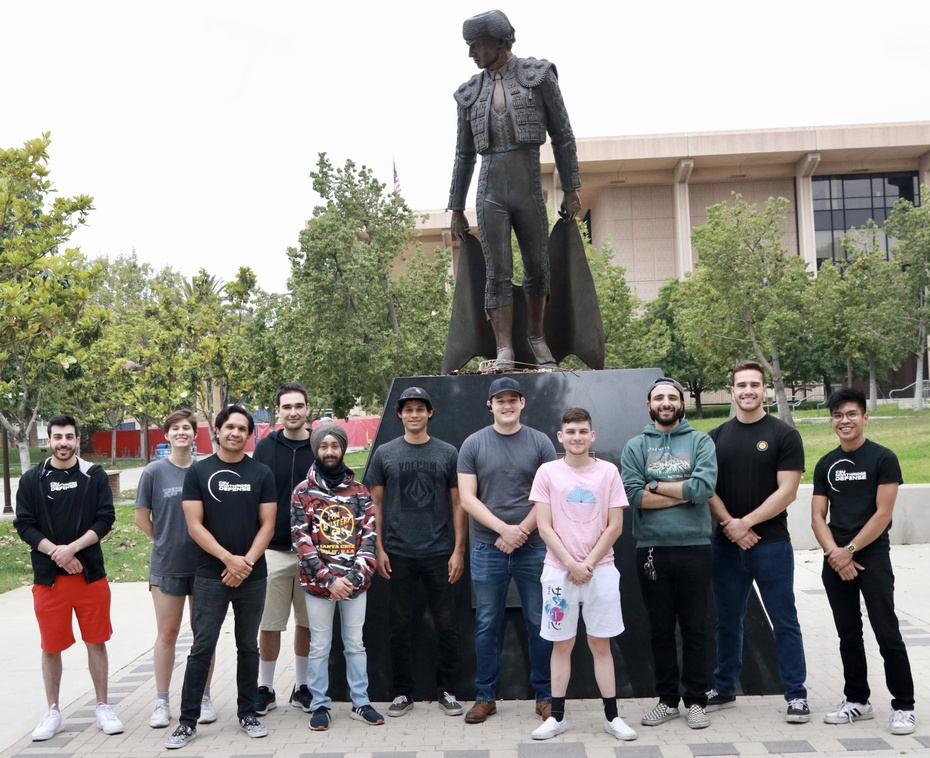
#> input picture Daedalus/team1a.jpg, 930 x 758 px, shrunk from 4633 x 3776 before the run
$ python 0625Test.py
#> lines starting #> are read from the running program, lines starting #| are printed output that depends on the picture
import cv2
import numpy

# first, load our image
img = cv2.imread('team1a.jpg',1)
#> img is the input picture: shape (758, 930, 3); mean B, G, R 138.3, 144.8, 146.3

#rotate an image
img = cv2.rotate(img, cv2.ROTATE_90_CLOCKWISE)
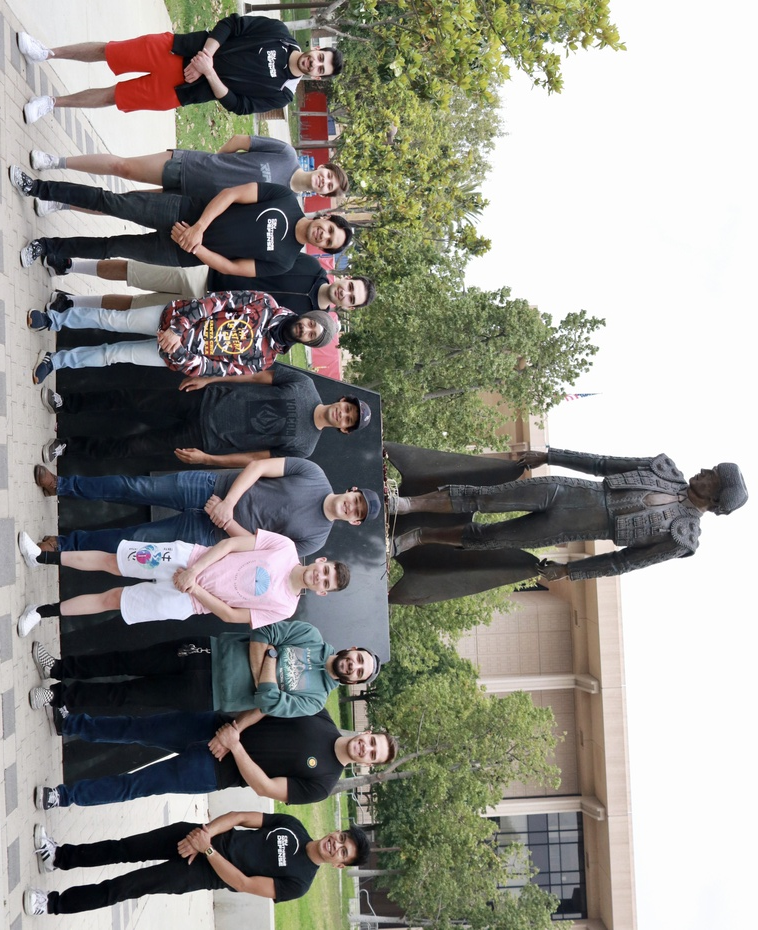
#> img: shape (930, 758, 3); mean B, G, R 138.3, 144.8, 146.3
# we kinda stuck, so press q to quit
cv2.imshow('Team Photo :)', img)
if cv2.waitKey(0) == ord('q'):
#> (key q is pressed here)
    cv2.destroyAllWindows()
